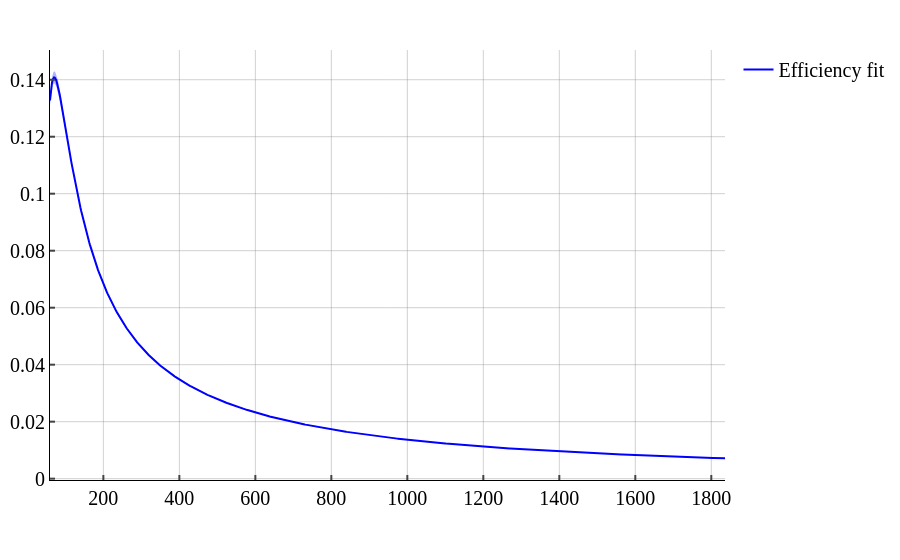

Notebook code for this chart:
### Code cell
calib = HPGeCalibration(
    detector_name='Akimov',
    level=1,
)

eff = calib.evaluate_efficiency_at_energy(ufloat(140, 1))  # example energy with uncertainty
print(f"Efficiency at 140 keV: {eff:.uS}")

calib.print_summary()

fig = calib.plot_fit()
fig.show()

### Figure 1 — Plotly figure (JSON) as saved in the notebook; plotly's stock layout.template omitted (floating-point values rounded to 4 significant figures; data arrays with more than 128 entries replaced by an {"elided": "..."} marker saying what was removed)
{"data": [{"error_x": {"color": "rgba(63, 63, 63, 0.81)", "thickness": 1, "width": 0}, "error_y": {"color": "rgba(63, 63, 63, 0.81)", "thickness": 1, "width": 0}, "line": {"color": "blue", "width": 2}, "mode": "lines", "name": "Efficiency fit", "type": "scatter", "x": {"elided": "1000 float values"}, "y": {"elided": "1000 float values"}}, {"error_x": {"color": "rgba(63, 63, 63, 0.81)", "thickness": 1, "width": 0}, "error_y": {"color": "rgba(63, 63, 63, 0.81)", "thickness": 1, "width": 0}, "fill": "toself", "fillcolor": "rgba(0,0,255,0.3)", "hoverinfo": "skip", "line": {"color": "rgba(255,255,255,0)"}, "showlegend": false, "type": "scatter", "x": {"elided": "2000 float values"}, "y": {"elided": "2000 float values"}}], "layout": {}}
